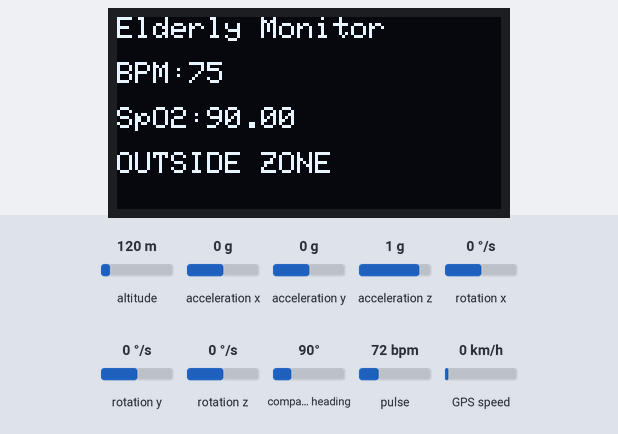
A sketch run on a simulated ESP32. Shown: 128×64 one-colour display. The test bench sets the inputs (shaded band); at power-on: pulse 72 bpm, altitude 120 m, compass heading 90°, GPS speed 0 km/h, acceleration x 0 g, acceleration y 0 g, acceleration z 1 g, rotation x 0 °/s, rotation y 0 °/s, rotation z 0 °/s. WiFi joins after 1.5 s; servers stay silent unless stated; the GPS gets a fix after 3 s at 37.7749, -122.4194 with 8 satellites; what the sketch prints to the serial monitor is not drawn.

Above: at 2.7 s.
2.8 s: pulse set to 130 bpm
At 3.51 s:
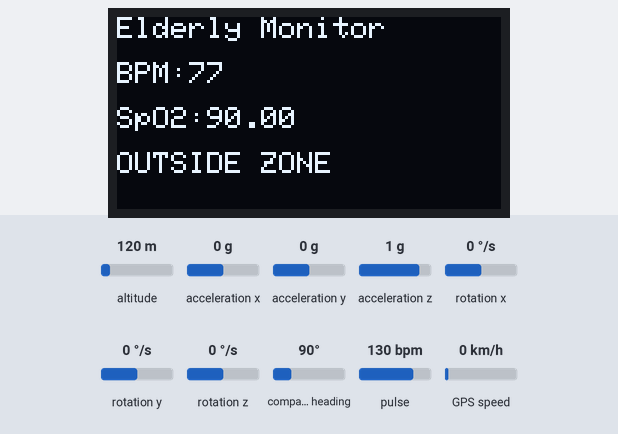
5.2 s: pulse set to 70 bpm
At 6.7 s:
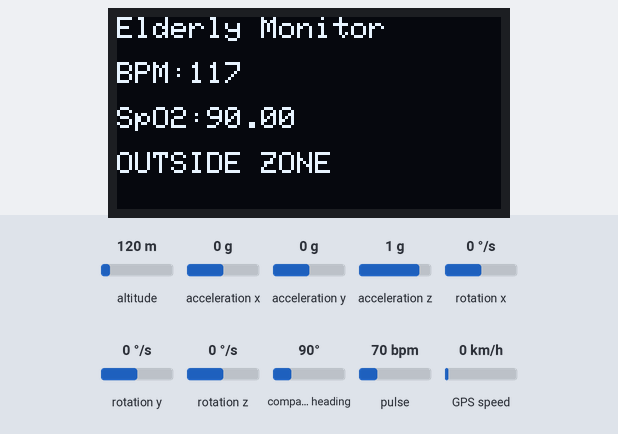
8.4 s: altitude set to 20 m
At 11.0 s:
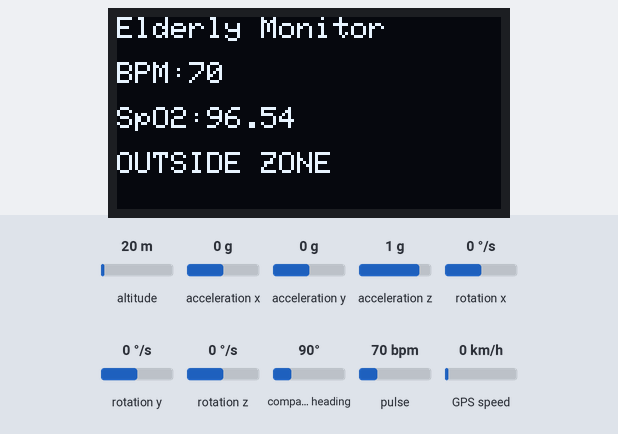
11.8 s: compass heading set to 7°
At 14.3 s:
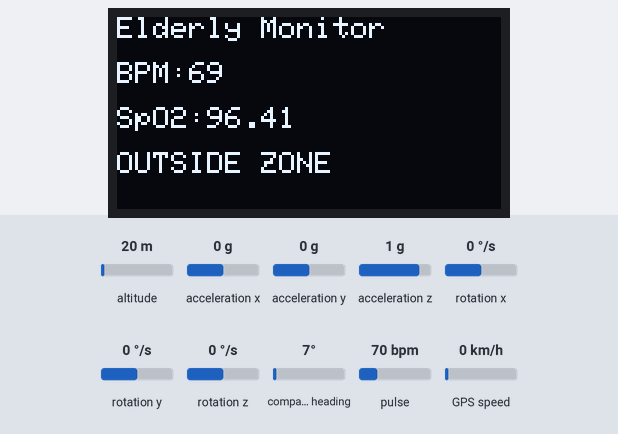
14.4 s: GPS speed set to 30 km/h
At 16.1 s:
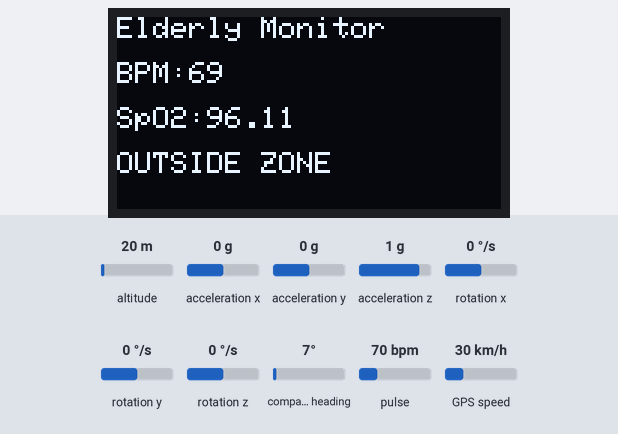
16.3 s: pulse set to 158 bpm
At 16.67 s:
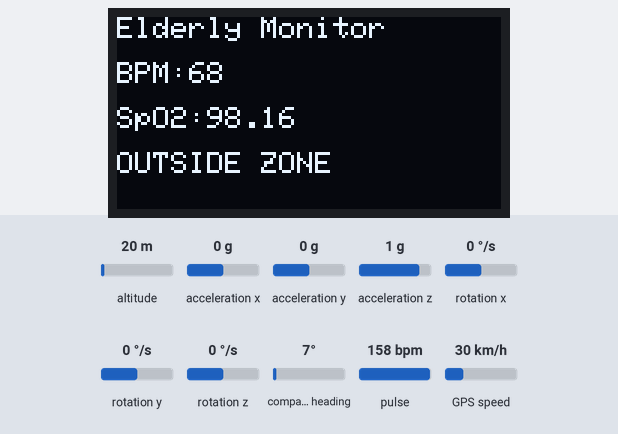
Timing chart, 0 to 18.8 s (numbered marks = the images above; inputs shaded):
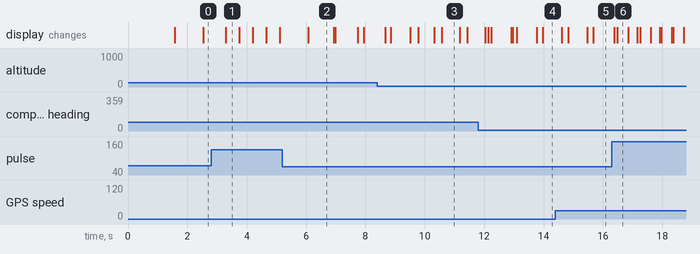

Measured:
- what the display in image 1 shows lasts 0.5 s, from 3.3 s to 3.8 s
- what the display in image 2 shows lasts 0.8 s, from 6.1 s to 6.9 s
- what the display in image 3 shows lasts 0.6 s, from 10.6 s to 11.2 s

The sketch:

smart_elderly_wearable.ino
```cpp
#include <Wire.h>
#include <WiFi.h>
#include <WebServer.h>
#include <MAX30105.h>
#include <Adafruit_GFX.h>
#include <Adafruit_SH110X.h>
#include <MPU6050.h>
#include <TinyGPS++.h>

#define M_PI 3.14159265358979323846264338327950288

const char* ssid = "YOUR_WIFI";
const char* password = "YOUR_PASS";

WebServer server(80);

Adafruit_SH1106G display(128,64,&Wire,-1);

MAX30105 particleSensor;
MPU6050 mpu;

HardwareSerial gpsSerial(2);
TinyGPSPlus gps;

const double fence[10][2] = {
{17.529188,78.361845},
{17.529840,78.361919},
{17.529934,78.362197},
{17.530624,78.362507},
{17.530832,78.363043},
{17.530999,78.363451},
{17.530924,78.363976},
{17.529248,78.363288},
{17.529101,78.362858},
{17.529040,78.362489}
};

int fenceSize = 10;
int targetStatus = 0;

double latitude = 0;
double longitude = 0;
int sat;

unsigned long lastBeatTime = 0;
int bpm = 0;
long prevIR = 0;

#define PEAK_THRESHOLD 300
#define IR_FINGER_MIN 8000

int bpmBuffer[5];
int bpmIndex = 0;
bool bufferFilled = false;

float spo2 = 0;
float redAC = 0, irAC = 0;
float redDC = 0, irDC = 0;

bool fallLatched = false;

#define FALL_THRESHOLD 2

String webpage = R"====(
<!DOCTYPE html>
<html>
<head>
<title>Patient Health Monitor</title>
<style>
body{
font-family:Arial;
background:#0f172a;
color:white;
text-align:center;
}
.card{
background:#1e293b;
margin:15px;
padding:20px;
border-radius:10px;
font-size:22px;
}
</style>
<script>
setInterval(function(){
fetch("/data")
.then(response=>response.json())
.then(data=>{
document.getElementById("bpm").innerHTML=data.bpm
document.getElementById("spo2").innerHTML=data.spo2
document.getElementById("fall").innerHTML=data.fall
document.getElementById("geo").innerHTML=data.geo
document.getElementById("lat").innerHTML=data.lat
document.getElementById("lon").innerHTML=data.lon
})
},1000)
</script>
</head>
<body>
<h1>Health Monitoring System</h1>
<div class="card">BPM : <span id="bpm">0</span></div>
<div class="card">SpO2 : <span id="spo2">0</span></div>
<div class="card">Fall : <span id="fall">NORMAL</span></div>
<div class="card">Geofence : <span id="geo">INSIDE</span></div>
<div class="card">Latitude : <span id="lat">0</span></div>
<div class="card">Longitude : <span id="lon">0</span></div>
</body>
</html>
)====";

void pip()
{
double vectors[fenceSize][2];
for(int i=0;i<fenceSize;i++)
{
vectors[i][0] = fence[i][0] - latitude;
vectors[i][1] = fence[i][1] - longitude;
}
double angle = 0;
for(int i=0;i<fenceSize;i++)
{
double num =
(vectors[i%fenceSize][0])*(vectors[(i+1)%fenceSize][0]) +
(vectors[i%fenceSize][1])*(vectors[(i+1)%fenceSize][1]);

double den =
sqrt(pow(vectors[i%fenceSize][0],2)+pow(vectors[i%fenceSize][1],2)) *
sqrt(pow(vectors[(i+1)%fenceSize][0],2)+pow(vectors[(i+1)%fenceSize][1],2));

angle += 180*acos(num/den)/M_PI;
}
if(angle > 355 && angle < 365)
targetStatus = 1;
else
targetStatus = 0;
}

void handleRoot()
{
server.send(200,"text/html",webpage);
}

void handleData()
{
String json="{";
json += "\"bpm\":" + String(bpm) + ",";
json += "\"spo2\":" + String(spo2,1) + ",";
json += "\"fall\":\"" + String(fallLatched?"FALL DETECTED":"NORMAL") + "\",";
json += "\"geo\":\"" + String(targetStatus?"INSIDE":"OUTSIDE") + "\",";
json += "\"lat\":" + String(latitude,6) + ",";
json += "\"lon\":" + String(longitude,6);
json+="}";
server.send(200,"application/json",json);
}

void setup()
{
Serial.begin(115200);
Wire.begin(21,22);
display.begin(0x3C,true);
display.setTextColor(SH110X_WHITE);
particleSensor.begin(Wire);
particleSensor.setup();
mpu.initialize();
gpsSerial.begin(9600,SERIAL_8N1,16,17);

WiFi.begin(ssid,password);
while(WiFi.status()!=WL_CONNECTED)
{
delay(500);
Serial.print(".");
}
Serial.println(WiFi.localIP());

server.on("/",handleRoot);
server.on("/data",handleData);
server.begin();
}

void loop()
{
server.handleClient();

while(gpsSerial.available())
gps.encode(gpsSerial.read());

if(gps.location.isValid())
{
latitude = gps.location.lat();
longitude = gps.location.lng();
pip();
}

long irValue = particleSensor.getIR();
long redValue = particleSensor.getRed();

long diff = irValue-prevIR;
prevIR=irValue;

if(irValue < IR_FINGER_MIN)
{
bpm=0;
spo2=0;
}
else
{
if(diff > PEAK_THRESHOLD)
{
unsigned long now = millis();
if(lastBeatTime>0)
{
unsigned long delta = now-lastBeatTime;
if(delta>330 && delta<1500)
{
int instantBPM = 60000/delta;
bpmBuffer[bpmIndex++] = instantBPM;
if(bpmIndex>=5)
{
bpmIndex=0;
bufferFilled=true;
}
int sum=0;
int count= bufferFilled?5:bpmIndex;
for(int i=0;i<count;i++)
sum+=bpmBuffer[i];
bpm=sum/count;
}
}
lastBeatTime=now;
}

redDC = 0.95*redDC + 0.05*redValue;
irDC  = 0.95*irDC  + 0.05*irValue;
redAC = redValue-redDC;
irAC  = irValue-irDC;

if(irAC>0 && redAC>0)
{
float R = (redAC/redDC)/(irAC/irDC);
spo2 = 110-25*R;
if(spo2>100) spo2=100;
if(spo2<90) spo2=90;
}
}

int16_t ax,ay,az;
mpu.getAcceleration(&ax,&ay,&az);

float Ax=ax/16384.0;
float Ay=ay/16384.0;
float Az=az/16384.0;
float accelMag = sqrt(Ax*Ax + Ay*Ay + Az*Az);

if(accelMag > FALL_THRESHOLD)
fallLatched=true;

display.clearDisplay();
display.setCursor(0,0);
display.println("Elderly Monitor");
display.setCursor(0,15);
display.print("BPM:");
display.println(bpm);
display.setCursor(0,30);
display.print("SpO2:");
display.println(spo2);
display.setCursor(0,45);
display.println(targetStatus?"INSIDE ZONE":"OUTSIDE ZONE");
display.display();

delay(10);
}
```
